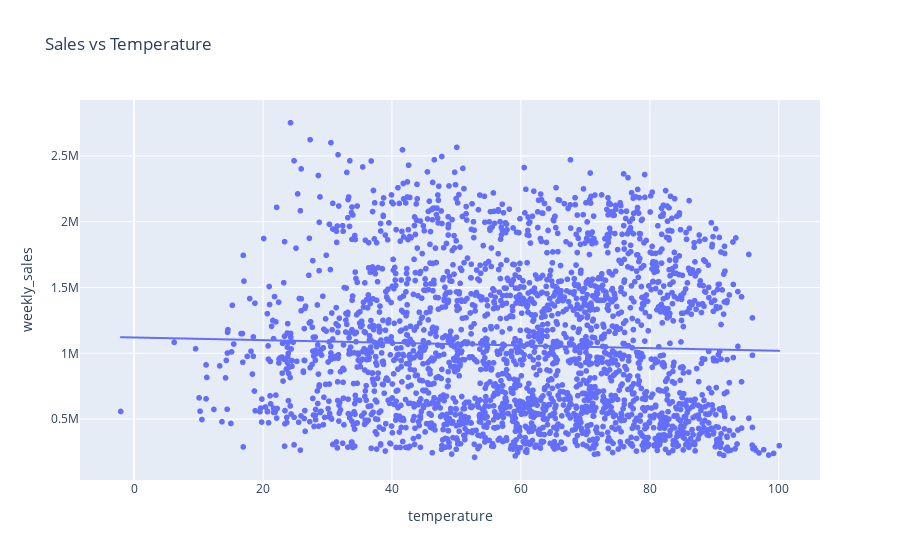
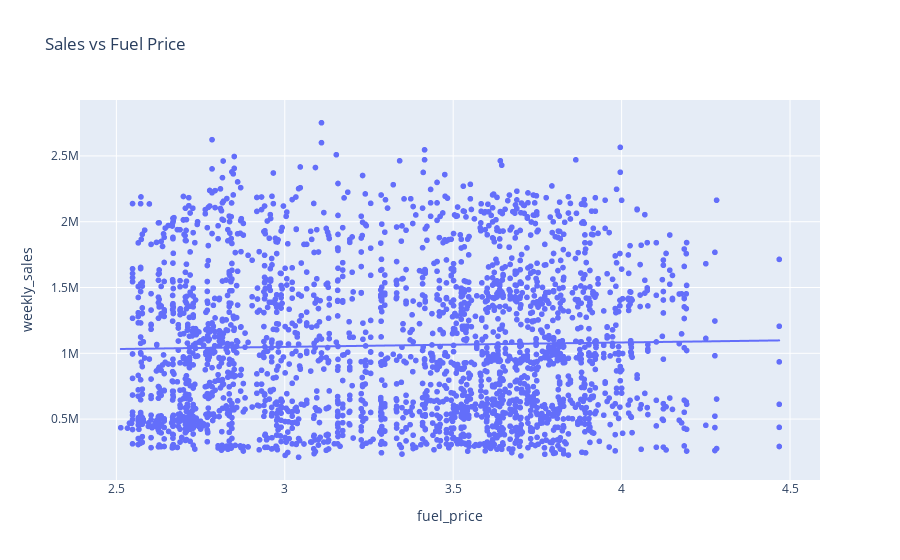

Write notebook code for charts like these, in order.
### Code cell
fig = px.scatter(df, x='temperature', y='weekly_sales', 
                 trendline='ols', title='Sales vs Temperature')
fig.show()

fig = px.scatter(df, x='fuel_price', y='weekly_sales', 
                 trendline='ols', title='Sales vs Fuel Price')
fig.show()

### Figure 1 — Plotly figure (JSON) as saved in the notebook; plotly's stock layout.template omitted (floating-point values rounded to 4 significant figures; data arrays with more than 128 entries replaced by an {"elided": "..."} marker saying what was removed)
{"data": [{"hovertemplate": "temperature=%{x}<br>weekly_sales=%{y}<extra></extra>", "legendgroup": "", "marker": {"color": "#636efa", "symbol": "circle"}, "mode": "markers", "name": "", "showlegend": false, "type": "scattergl", "x": {"elided": "2565 float values"}, "xaxis": "x", "y": {"elided": "2565 float values"}, "yaxis": "y"}, {"hovertemplate": "<b>OLS trendline</b><br>weekly_sales = -1011.92 * temperature + 1.12017e+06<br>R<sup>2</sup>=0.001199<br><br>temperature=%{x}<br>weekly_sales=%{y} <b>(trend)</b><extra></extra>", "legendgroup": "", "marker": {"color": "#636efa", "symbol": "circle"}, "mode": "lines", "name": "", "showlegend": false, "type": "scattergl", "x": {"elided": "2565 float values"}, "xaxis": "x", "y": {"elided": "2565 float values"}, "yaxis": "y"}], "layout": {"legend": {"tracegroupgap": 0}, "title": {"text": "Sales vs Temperature"}, "xaxis": {"anchor": "y", "domain": [0, 1], "title": {"text": "temperature"}}, "yaxis": {"anchor": "x", "domain": [0, 1], "title": {"text": "weekly_sales"}}}}

### Figure 2 — Plotly figure (JSON) as saved in the notebook; plotly's stock layout.template omitted (floating-point values rounded to 4 significant figures; data arrays with more than 128 entries replaced by an {"elided": "..."} marker saying what was removed)
{"data": [{"hovertemplate": "fuel_price=%{x}<br>weekly_sales=%{y}<extra></extra>", "legendgroup": "", "marker": {"color": "#636efa", "symbol": "circle"}, "mode": "markers", "name": "", "showlegend": false, "type": "scattergl", "x": {"elided": "2565 float values"}, "xaxis": "x", "y": {"elided": "2565 float values"}, "yaxis": "y"}, {"hovertemplate": "<b>OLS trendline</b><br>weekly_sales = 33360.6 * fuel_price + 948795<br>R<sup>2</sup>=0.000765<br><br>fuel_price=%{x}<br>weekly_sales=%{y} <b>(trend)</b><extra></extra>", "legendgroup": "", "marker": {"color": "#636efa", "symbol": "circle"}, "mode": "lines", "name": "", "showlegend": false, "type": "scattergl", "x": {"elided": "2565 float values"}, "xaxis": "x", "y": {"elided": "2565 float values"}, "yaxis": "y"}], "layout": {"legend": {"tracegroupgap": 0}, "title": {"text": "Sales vs Fuel Price"}, "xaxis": {"anchor": "y", "domain": [0, 1], "title": {"text": "fuel_price"}}, "yaxis": {"anchor": "x", "domain": [0, 1], "title": {"text": "weekly_sales"}}}}
